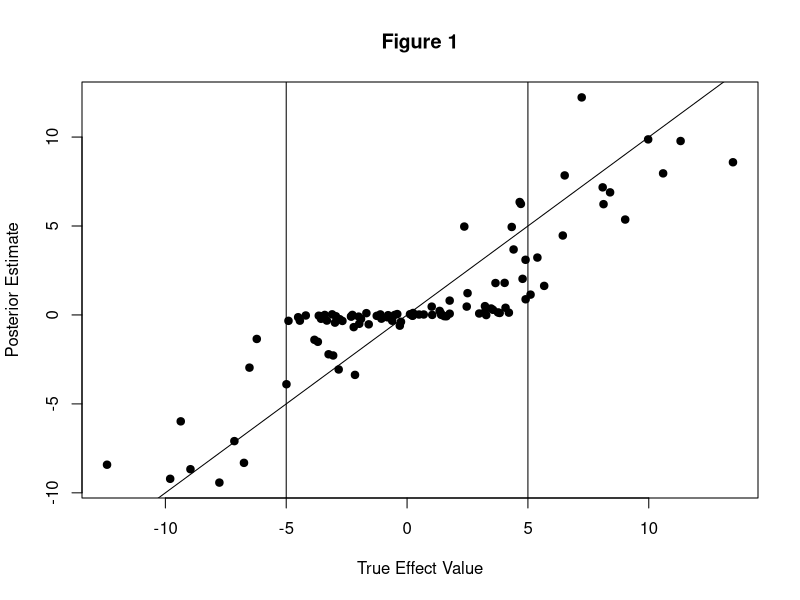
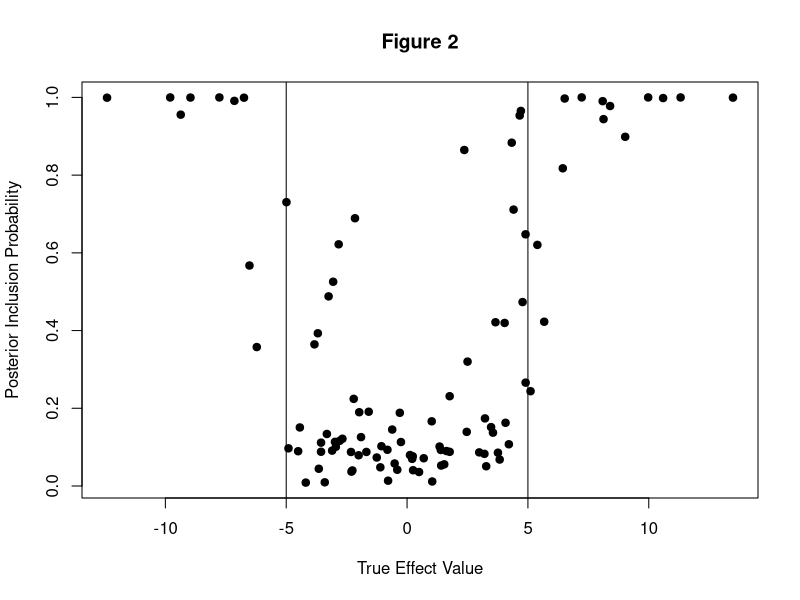
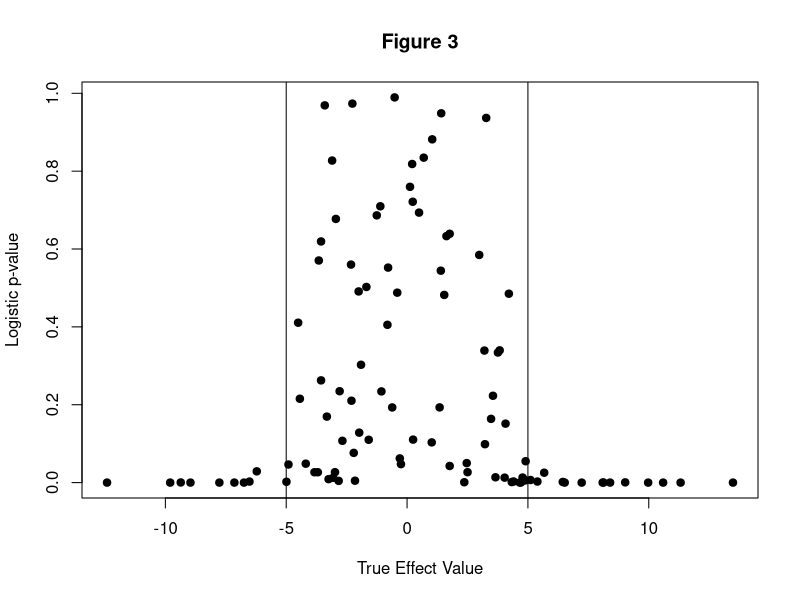
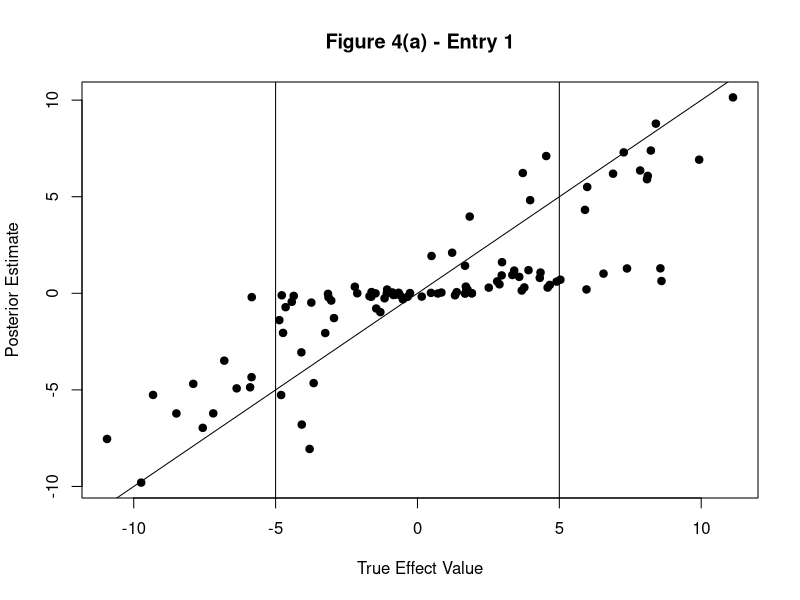
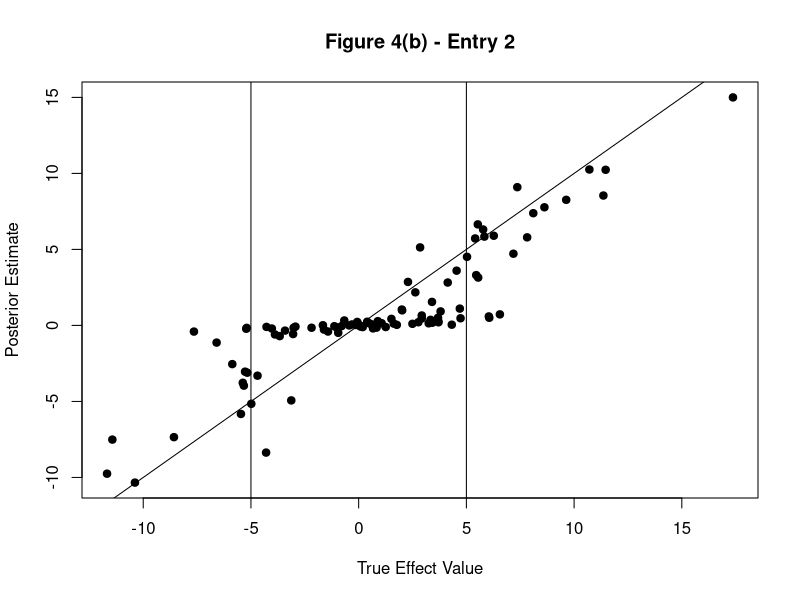
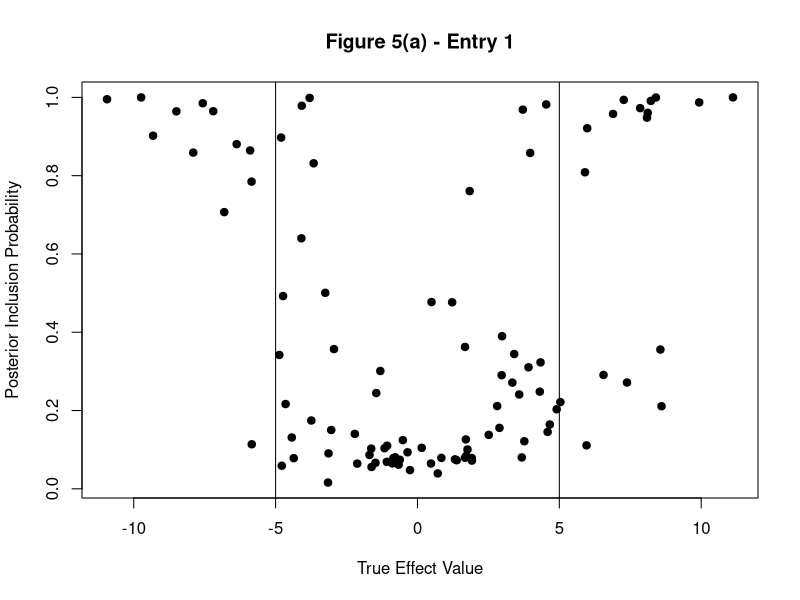
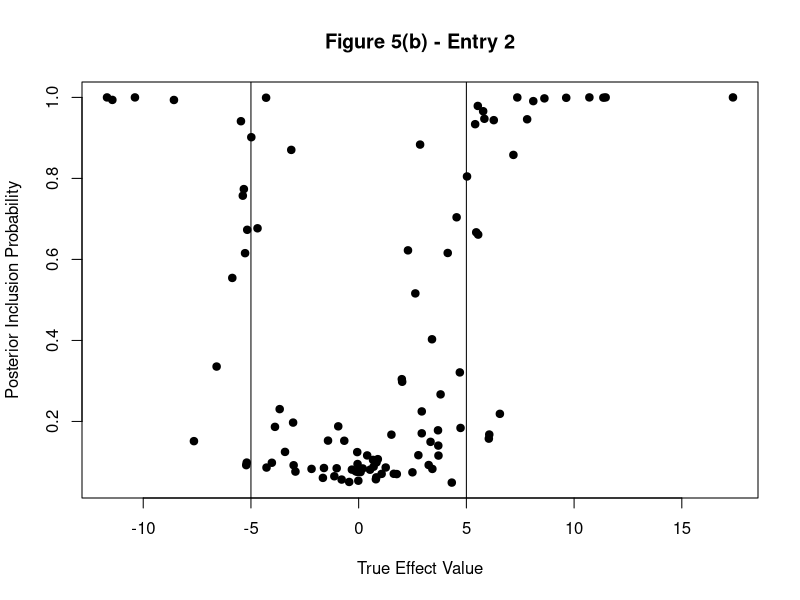
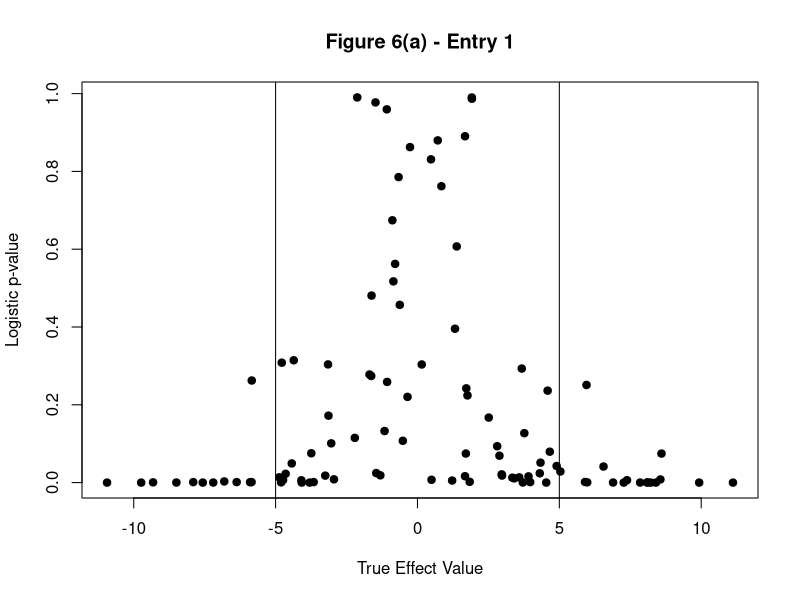

Generate these figures, in order, with R: (Note: a time limit stopped this script after it produced the figures.)
## ---- chunk 1
knitr::opts_chunk$set(echo = T, error = T, warning = T, message = F, fig.align = 'center')
## ---- chunk 2
### NOTE: This is basic code, and I did not attempt to mirror the level of numerical sophistication in the susie functions
### If this idea is worth pursuing further, then this code can be improved

susie_logistic = function(Y, X, L = 10, V = 1, prior_weights = NULL, tol = 1e-3, maxit = 1000, intercept = TRUE) {
  
  p = ncol(X)
  n = nrow(X)
  
  # place to store posterior info for each l = 1, ..., L
  post_alpha = matrix(NA, nrow = p, ncol = L)
  post_mu = matrix(NA, nrow = p, ncol = L)
  post_sigma = matrix(NA, nrow = p, ncol = L)
  post_info = list(post_alpha = post_alpha, post_mu = post_mu, post_sigma = post_sigma)

  beta_post_init = matrix(Inf, nrow = p, ncol = L) # initialize
  beta_post = matrix(0, nrow = p, ncol = L)
  
  fixed = rep(0, n) # fixed portion, estimated from l' != l other SER models
  
  iter = 0
  while(norm(beta_post - beta_post_init, "1") > tol) { # repeat until posterior means converge (ELBO not calculated here, so use this convergence criterion instead)
    beta_post_init = beta_post
      
    for (l in 1:L) {
      
      # below is old (inefficient) calculation of the fixed portion
      #fixed = rowSums(X %*% beta_post[, -l]) + int.coef # fixed portion from previous estimates (add intercept portion as well)
      fixed = fixed - (X %*% beta_post[, l]) # remove effect from previous iteration
      
      SER_logistric_l = single_effect_regression_logistic(Y, X, V, prior_weights, FALSE, fixed, intercept)
      # store
      post_info$post_alpha[, l] = SER_logistric_l$alpha
      post_info$post_mu[, l] = SER_logistric_l$mu
      post_info$post_sigma[, l] = SER_logistric_l$mu2 - SER_logistric_l$mu^2
      
      # update beta_post
      beta_post[, l] = SER_logistric_l$alpha * SER_logistric_l$mu
      
      fixed = fixed + (X %*% beta_post[, l]) # add back new fixed portion
      
      iter = iter + 1
      if (iter > maxit) {
        stop("Maximum number of iterations reached")
      }
      
    }
    
  }
  
  return(post_info)
  
}


# SER_logistic function
single_effect_regression_logistic = function(Y, X, V, prior_weights = NULL, optimize_V = FALSE, fixed = NULL, intercept = TRUE) {
  p = ncol(X)
  
  betahat = numeric(p)
  shat2 = numeric(p)
  
  if (is.null(fixed)) { # fixed is components from previous SER fits
    fixed = rep(0, length(Y))
  }
  
  # NOTE: could parallelize loop below if desired
  for (j in 1:p) { # logistic regression on each column of X separately
    if (intercept) {
      log.fit = glm(Y ~ X[, j] + 1 + offset(fixed), family = "binomial") # fit w/ intercept
    } else {
      log.fit = glm(Y ~ X[, j] - 1 + offset(fixed), family = "binomial") # fit w/out intercept
    }
    log.fit.coef = summary(log.fit)$coefficients
    # NOTE: coerces "intercept" to be 0 or 1 to grab relevant row of glm coefficient output
    betahat[j] = ifelse(is.na(log.fit.coef[1 + intercept, 1]), 0, log.fit.coef[1 + intercept, 1]) # beta-hat MLE (if na, just set to 0)
    shat2[j] = ifelse(is.na(log.fit.coef[1 + intercept, 2]), Inf, log.fit.coef[1 + intercept, 2]^2) # (std errof beta-hat MLE)^2 (if na, just set to Inf)
  }
  
  if (is.null(prior_weights)) {
    prior_weights = rep(1 / p, p)
  }
  
  if(optimize_V) {
    stop("Optimizing for prior variance not yet implemented for logistic case")
    #if(loglik.grad(0, betahat, shat2, prior_weights) < 0) {
    #  V = 0
    #} else {
    ##V.o = optim(par=log(V),fn=negloglik.logscale,gr = negloglik.grad.logscale,betahat=betahat,shat2=shat2,prior_weights=prior_weights,method="BFGS")
    ##if(V.o$convergence!=0){
    ##  warning("optimization over prior variance failed to converge")
    ##}
    #  V.u = uniroot(negloglik.grad.logscale, c(-10, 10), extendInt = "upX", betahat = betahat, shat2 = shat2, prior_weights = prior_weights)
    #  V = exp(V.u$root)
    #}
  }
  
  lbf = dnorm(betahat, 0, sqrt(V + shat2), log = TRUE) - dnorm(betahat, 0, sqrt(shat2), log = TRUE)
  #log(bf) on each SNP
  
  lbf[is.infinite(shat2)] = 0 # deal with special case of infinite shat2 (eg happens if X does not vary)
  
  maxlbf = max(lbf)
  w = exp(lbf - maxlbf) # w is proportional to BF, but subtract max for numerical stability
  # posterior prob on each SNP
  w_weighted = w * prior_weights
  weighted_sum_w = sum(w_weighted)
  alpha = w_weighted / weighted_sum_w
  post_var = 1 / ((1 / shat2) + (1 / V)) # posterior variance
  post_mean = (1 / shat2) * post_var * betahat # posterior mean
  post_mean2 = post_var + post_mean^2 # posterior second moment
  # BF for single effect model
  lbf_model = maxlbf + log(weighted_sum_w)
  # NOTE: Need to double check below
  loglik = lbf_model + log(1/2)*length(Y) # loglik of 0/1 response Y under p = .5
  return(list(alpha = alpha, mu = post_mean, mu2 = post_mean2, lbf = lbf, lbf_model = lbf_model, V = V, loglik = loglik))
}
## ---- chunk 3
set.seed(1138)

n = 1000
p = 10
L = 1
V = 25
beta_true = rep(0, p)

# make orthonormal covariates
rand_mat = matrix(rnorm(n * p), nrow = n)
svd_rand_mav = svd(rand_mat)
X = svd_rand_mav$u

B = 100
b_1s = numeric(B)
susie.fits.easy = list() # logistic SuSiE fits
logistic.fits.easy = list() # logistic regression fits
for (i in 1:B) {
  beta_true[1] = rnorm(1, 0, sqrt(V))
  b_1s[i] = beta_true[1]
  Y = rbinom(n, 1, exp(X %*% beta_true) / (1 + exp(X %*% beta_true)))
  susie.fits.easy[[i]] = susie_logistic(Y, X, L, V)
  logistic.fits.easy[[i]] = glm(Y ~ X, family = "binomial")
}
## ---- chunk 4
plot(sapply(susie.fits.easy, function(x) x$post_alpha[1] * x$post_mu[1]) ~ b_1s, xlab = "True Effect Value", ylab = "Posterior Estimate", main = "Figure 1", pch = 19)
abline(0, 1)
abline(v = c(-5, 5))

plot(sapply(susie.fits.easy, function(x) x$post_alpha[1]) ~ b_1s, xlab = "True Effect Value", ylab = "Posterior Inclusion Probability", main = "Figure 2", pch = 19)
abline(v = c(-5, 5))
## ---- chunk 5
plot(sapply(logistic.fits.easy, function(x) summary(x)$coefficients[2, 4]) ~ b_1s, xlab = "True Effect Value", ylab = "Logistic p-value", main = "Figure 3", pch = 19)
abline(v = c(-5, 5))
## ---- chunk 6
set.seed(1138)

n = 1000
p = 10
L = 2
V = 25
beta_true = rep(0, p)

# make orthonormal covariates
rand_mat = matrix(rnorm(n * p), nrow = n)
svd_rand_mav = svd(rand_mat)
X = svd_rand_mav$u

B = 100
b_1s = numeric(B)
b_2s = numeric(B)
susie.fits.easy2 = list() # logistic SuSiE fits
logistic.fits.easy2 = list() # logistic regression fits
for (i in 1:B) {
  beta_true[1] = rnorm(1, 0, sqrt(V))
  beta_true[2] = rnorm(1, 0, sqrt(V))
  b_1s[i] = beta_true[1]
  b_2s[i] = beta_true[2]
  Y = rbinom(n, 1, exp(X %*% beta_true) / (1 + exp(X %*% beta_true)))
  susie.fits.easy2[[i]] = susie_logistic(Y, X, L, V)
  logistic.fits.easy2[[i]] = glm(Y ~ X, family = "binomial")
}
## ---- chunk 7
est_b1_max = sapply(susie.fits.easy2, function(x) x$post_alpha[1, which.max(x$post_alpha[1, ]) ]* x$post_mu[1, which.max(x$post_alpha[1, ])])

est_b2_max = sapply(susie.fits.easy2, function(x) x$post_alpha[2, which.max(x$post_alpha[2, ]) ]* x$post_mu[2, which.max(x$post_alpha[2, ])])

est_alpha1_max = sapply(susie.fits.easy2, function(x) max(x$post_alpha[1, ]))

est_alpha2_max = sapply(susie.fits.easy2, function(x) max(x$post_alpha[2, ]))

plot(est_b1_max ~ b_1s, xlab = "True Effect Value", ylab = "Posterior Estimate", main = "Figure 4(a) - Entry 1", pch = 19)
abline(0, 1)
abline(v = c(-5, 5))

plot(est_b2_max ~ b_2s, xlab = "True Effect Value", ylab = "Posterior Estimate", main = "Figure 4(b) - Entry 2", pch = 19)
abline(0, 1)
abline(v = c(-5, 5))

plot(est_alpha1_max ~ b_1s, xlab = "True Effect Value", ylab = "Posterior Inclusion Probability", main = "Figure 5(a) - Entry 1", pch = 19)
abline(v = c(-5, 5))

plot(est_alpha2_max ~ b_2s, xlab = "True Effect Value", ylab = "Posterior Inclusion Probability", main = "Figure 5(b) - Entry 2", pch = 19)
abline(v = c(-5, 5))
## ---- chunk 8
plot(sapply(logistic.fits.easy2, function(x) summary(x)$coefficients[2, 4]) ~ b_1s, xlab = "True Effect Value", ylab = "Logistic p-value", main = "Figure 6(a) - Entry 1", pch = 19)
abline(v = c(-5, 5))

plot(sapply(logistic.fits.easy2, function(x) summary(x)$coefficients[3, 4]) ~ b_2s, xlab = "True Effect Value", ylab = "Logistic p-value", main = "Figure 6(b) - Entry 2", pch = 19)
abline(v = c(-5, 5))
## ---- chunk 9
### TEST susie_logistic
set.seed(1138)

n = 100
p = 10
L = 3
pi = rep(1 / p, p) # prior weights
V = 5 # prior variance

beta_true = rep(0, p)
for (l in 1:L) {
  b_l = rnorm(1, 0, sqrt(V))
  gamma_l = rmultinom(1, 1, pi)
  beta_l = b_l * gamma_l
  beta_true = beta_true + beta_l
}

# simulate data, induce correlations
X = matrix(rnorm(n*p, 0, 1), nrow = n, ncol = p)
X[, 2] = X[, 3]
X[, 7] = X[, 6]

# make response
Y = rbinom(n, 1, exp(X %*% beta_true + 2) / (1 + exp(X %*% beta_true + 2)))

susie.logistic.fit = susie_logistic(Y, X, L, V)
## ---- chunk 10
plot(beta_true, ylab = "True Value", main = "Figure 7", pch = 19)
## ---- chunk 11
b_1_post = susie.logistic.fit$post_mu[, 1] * susie.logistic.fit$post_alpha[, 1]
b_2_post = susie.logistic.fit$post_mu[, 2] * susie.logistic.fit$post_alpha[, 2]
b_3_post = susie.logistic.fit$post_mu[, 3] * susie.logistic.fit$post_alpha[, 3]

plot(b_1_post, ylab = "Posterior Mean Value", main = "Figure 8(a)", pch = 19)
plot(b_2_post, ylab = "Posterior Mean Value", main = "Figure 8(b)", pch = 19)
plot(b_3_post, ylab = "Posterior Mean Value", main = "Figure 8(c)", pch = 19)
## ---- chunk 12
plot(susie.logistic.fit$post_alpha[, 1], ylab = "Posterior Inclusion Probability", main = "Figure 9(a)", pch = 19)
plot(susie.logistic.fit$post_alpha[, 2], ylab = "Posterior Inclusion Probability", main = "Figure 9(b)", pch = 19)
plot(susie.logistic.fit$post_alpha[, 3], ylab = "Posterior Inclusion Probability", main = "Figure 9(c)", pch = 19)
## ---- chunk 13
set.seed(1138)

n = 1000
p = 100
L = 10
pi = rep(1 / p, p) # prior weights
V = 5 # prior variance

beta_true = rep(0, p)
for (l in 1:L) {
  b_l = rnorm(1, 0, sqrt(V))
  gamma_l = rmultinom(1, 1, pi)
  beta_l = b_l * gamma_l
  beta_true = beta_true + beta_l
}

# simulate data, induce correlations
X = matrix(rnorm(n*p, 0, 1), nrow = n, ncol = p)
X[, 2] = X[, 1]
X[, 88] = X[, 87]
X[, 89] = runif(n, -1, -.7) * X[, 87]

# make response
Y = rbinom(n, 1, exp(X %*% beta_true + 2) / (1 + exp(X %*% beta_true + 2)))

susie.logistic.fit = susie_logistic(Y, X, L, V)
## ---- chunk 14
plot(beta_true[beta_true == 0] ~ which(beta_true == 0), xlim = c(0, 101), ylim = range(beta_true) + c(-.1, .1), xlab = "Index", ylab = "True Value", main = "Figure 10", pch = 19)
text(which(beta_true != 0), beta_true[beta_true != 0], labels = which(beta_true != 0))
## ---- chunk 15
par(mfrow = c(5, 2))
for (l in 1:L) {
  b_l_post = susie.logistic.fit$post_mu[, l] * susie.logistic.fit$post_alpha[, l]
  plot(b_l_post[abs(b_l_post) < .01] ~ which(abs(b_l_post) < .01), xlim = c(0, 101), ylim = range(b_l_post) + c(-.1, .1), xlab = "Index", ylab = "Posterior Mean Value", main = paste("Figure 11(", letters[l], ")", sep = ""), pch = 19)
  text(which(abs(b_l_post) >= .01), b_l_post[abs(b_l_post) >= .01], labels = which(abs(b_l_post) >= .01))
}
par(mfrow = c(1, 1))
## ---- chunk 16
par(mfrow = c(5, 2))
for (l in 1:L) {
  alpha_l = susie.logistic.fit$post_alpha[, l]
  plot(alpha_l[alpha_l < .01] ~ which(alpha_l < .01), xlim = c(0, 101), ylim = c(0, 1), xlab = "Index", ylab = "Posterior Inclusion Probability", main = paste("Figure 12(", letters[l], ")", sep = ""), pch = 19)
  text(which(alpha_l >= .01), alpha_l[alpha_l >= .01], labels = which(alpha_l >= .01))
}
par(mfrow = c(1, 1))
## ---- chunk 17
set.seed(1138)
B = 10 # times to repeat at each noise level

n = 1000
p = 10
L = 1

X = matrix(rnorm(n*p, 0, 1), nrow = n, ncol = p)
X[, 5] = runif(n, .7, 1) * X[, 1]

X = apply(X, MARGIN = 2, function(x) x - mean(x))
X = apply(X, MARGIN = 2, function(x) x / norm(x, "2"))

beta_true = rep(0, p)

Vs = c(1, 5, 10, 25, 50)
beta_true_1 = matrix(nrow = length(Vs), ncol = B)
susie.logistic.list = list()
for (i in 1:length(Vs)) {
  V = Vs[i]
  susie.logistic.list[[i]] = list()
  names(susie.logistic.list)[i] = paste("Vs_", V, sep = "")
  for (j in 1:B) {
    beta_true[1] = rnorm(1, 0, sqrt(V))
    Y = rbinom(n, 1, exp(X %*% beta_true) / (1 + exp(X %*% beta_true)))
    susie.logistic.list[[i]][[j]] = susie_logistic(Y, X, L, V)
    beta_true_1[i, j] = beta_true[1]
  }
}

par(mfrow = c(5, 2))
for (i in 1:length(Vs)) {
  V = Vs[i]
  for (j in 1:B) {
    a_l_post = susie.logistic.list[[i]][[j]]$post_alpha[, 1]
    b_l_post = susie.logistic.list[[i]][[j]]$post_mu[, 1] * a_l_post
    plot(b_l_post[abs(a_l_post) < .05] ~ which(abs(a_l_post) < .05), xlim = c(1, 10), ylim = range(b_l_post) + c(-.1, .1), xlab = "Index", ylab = "Posterior Mean Value", main = paste("True effect 1: ", round(beta_true_1[i, j], 2), " ::: Signal Level: ", round(V, 2), sep = ""), pch = 19)
    text(which(abs(a_l_post) >= .05), b_l_post[abs(a_l_post) >= .05], labels = which(abs(a_l_post) >= .05))
  }
}
par(mfrow = c(1, 1))


par(mfrow = c(5, 2))
for (i in 1:length(Vs)) {
  V = Vs[i]
  for (j in 1:B) {
    a_l_post = susie.logistic.list[[i]][[j]]$post_alpha[, 1]
    plot(a_l_post[abs(a_l_post) < .05] ~ which(abs(a_l_post) < .05), xlim = c(1, 10), ylim = c(0, 1), xlab = "Index", ylab = "Posterior Inclusion Probability", main = paste("True effect 1: ", round(beta_true_1[i, j], 2), " ::: Signal Level: ", round(V, 2), sep = ""), pch = 19)
    text(which(abs(a_l_post) >= .05), a_l_post[abs(a_l_post) >= .05], labels = which(abs(a_l_post) >= .05))
  }
}
par(mfrow = c(1, 1))
## ---- chunk 18
set.seed(1138)
B = 10 # times to repeat at each noise level

n = 1000
p = 10
L = 1

X = matrix(rbinom(n * p, 2, runif(n * p)), nrow = n, ncol = p)
copy_ind = runif(n, 0, 1) <= 0.9
X[copy_ind, 5] = X[copy_ind, 1]

beta_true = rep(0, p)

Vs = 1:5
beta_true_1 = matrix(nrow = length(Vs), ncol = B)
susie.logistic.list = list()
for (i in 1:length(Vs)) {
  V = Vs[i]
  susie.logistic.list[[i]] = list()
  names(susie.logistic.list)[i] = paste("Vs_", V, sep = "")
  for (j in 1:B) {
    beta_true[1] = rnorm(1, 0, sqrt(V))
    Y = rbinom(n, 1, exp(X %*% beta_true) / (1 + exp(X %*% beta_true)))
    susie.logistic.list[[i]][[j]] = susie_logistic(Y, X, L, V)
    beta_true_1[i, j] = beta_true[1]
  }
}

par(mfrow = c(5, 2))
for (i in 1:length(Vs)) {
  V = Vs[i]
  for (j in 1:B) {
    a_l_post = susie.logistic.list[[i]][[j]]$post_alpha[, 1]
    b_l_post = susie.logistic.list[[i]][[j]]$post_mu[, 1] * a_l_post
    plot(b_l_post[abs(a_l_post) < .05] ~ which(abs(a_l_post) < .05), xlim = c(1, 10), ylim = range(b_l_post) + c(-.1, .1), xlab = "Index", ylab = "Posterior Mean Value", main = paste("True effect 1: ", round(beta_true_1[i, j], 2), " ::: Signal Level: ", round(V, 2), sep = ""), pch = 19)
    text(which(abs(a_l_post) >= .05), b_l_post[abs(a_l_post) >= .05], labels = which(abs(a_l_post) >= .05))
  }
}
par(mfrow = c(1, 1))


par(mfrow = c(5, 2))
for (i in 1:length(Vs)) {
  V = Vs[i]
  for (j in 1:B) {
    a_l_post = susie.logistic.list[[i]][[j]]$post_alpha[, 1]
    plot(a_l_post[abs(a_l_post) < .05] ~ which(abs(a_l_post) < .05), xlim = c(1, 10), ylim = c(0, 1), xlab = "Index", ylab = "Posterior Inclusion Probability", main = paste("True effect 1: ", round(beta_true_1[i, j], 2), " ::: Signal Level: ", round(V, 2), sep = ""), pch = 19)
    text(which(abs(a_l_post) >= .05), a_l_post[abs(a_l_post) >= .05], labels = which(abs(a_l_post) >= .05))
  }
}
par(mfrow = c(1, 1))
